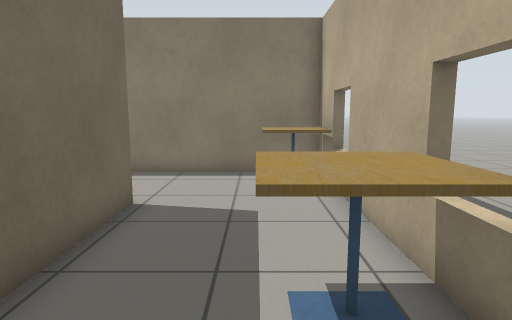
View 1 (above)

16 first-person views from a walk through a robot-simulator world made for Gazebo. The camera is 1 m above the floor, tilts 8° down and sees 75° across. The floor is counted in squares, 0.5 m on a side. Each view is taken from the middle of a square. On the plan, view 1 faces up. The plan holds only what a view shows up to about 18 squares ahead; the rest is blank. Robots are left out.

View 2
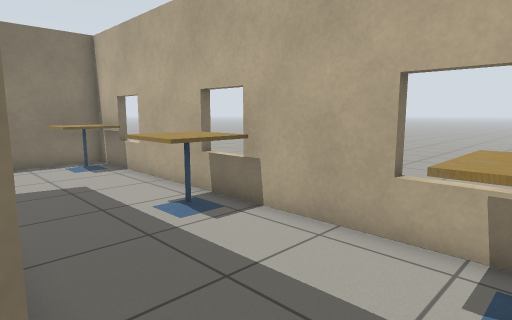

View 3
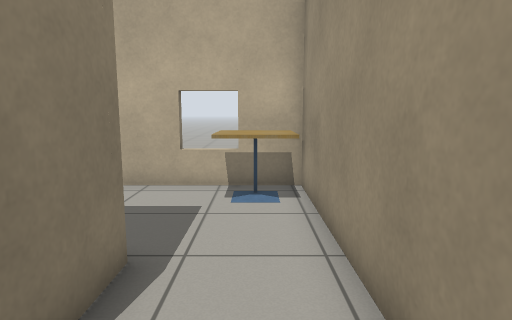

View 4
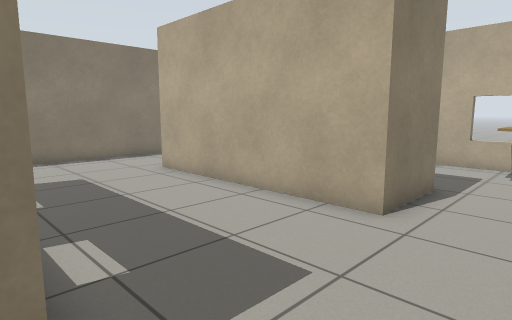

View 5
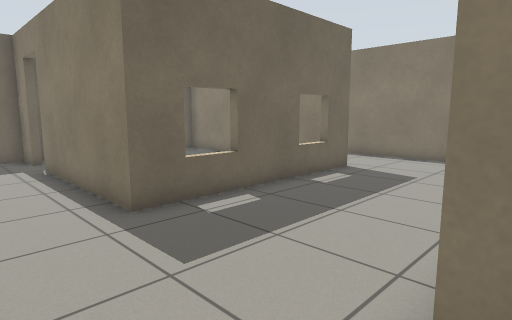

View 6
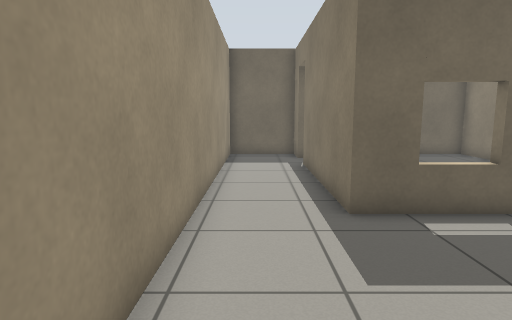

View 7
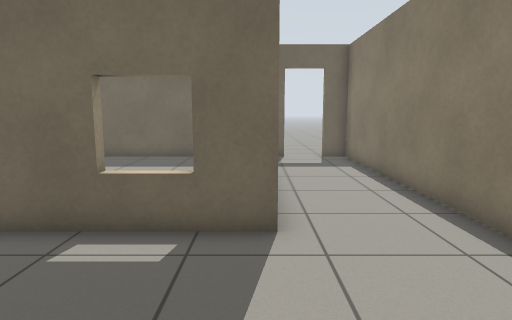

View 8
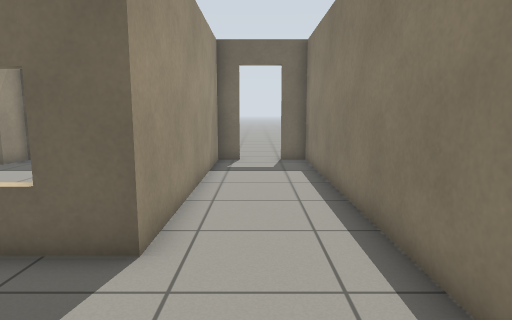

View 9
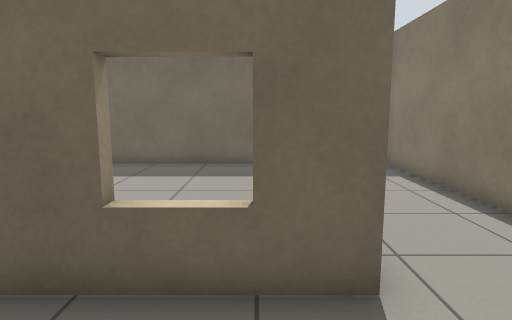

View 10
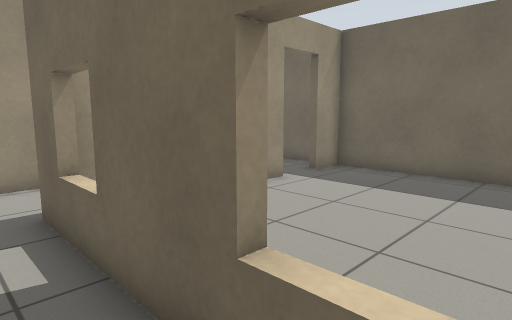

View 11
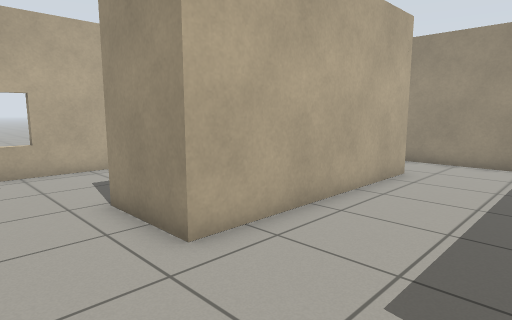

View 12
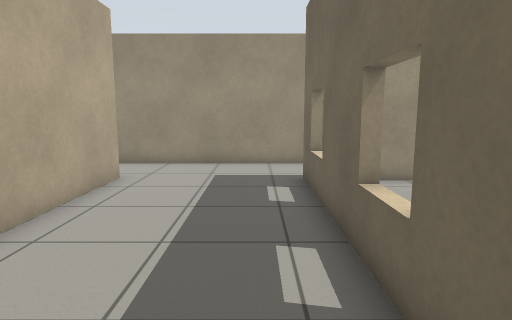

View 13
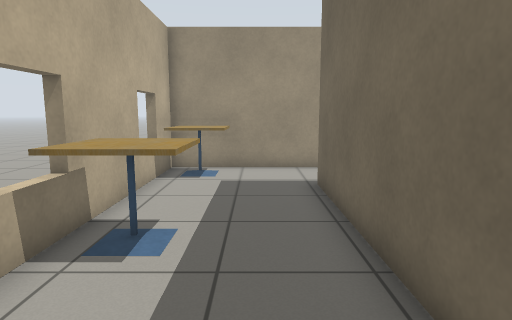

View 14
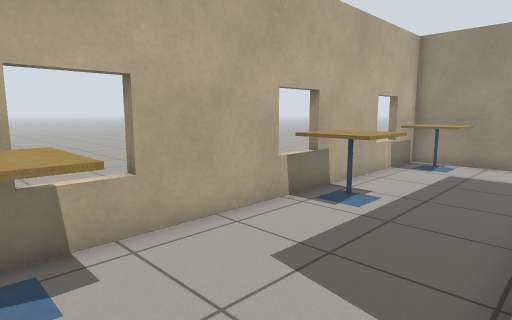

View 15
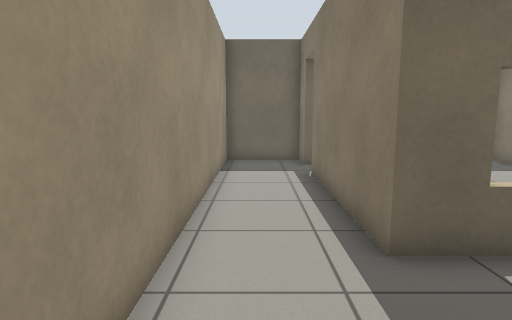

View 16
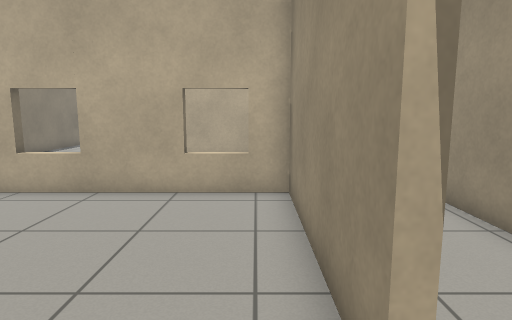

### Floor plan
Points are (right, up) in squares from view 1. A wall is a line through its corners. A room is listed if a view was taken in it or the views show most of it. See-through windows are left out.
Room 1 (views 1, 2, 3, 4, 5, 6, 7, 8, 9, 10, 11, 12, 13, 14, 15)
walls: (-5.7, 7.2) (-2.7, 7.2) (-2.7, -1.3) (-5.7, -1.3) (-5.7, 7.2); (-19.9, -1.3) (-21.4, -1.3); (2.1, 11.1) (-21.3, 11.1) (-21.3, 10); (-21.3, -1) (-21.3, -4.3) (2.1, -4.3) (2.1, 9.6); (-21.3, 8.4) (-21.3, 7.2) (-11.4, 7.2) (-11.4, -1.3) (-18.1, -1.3)
ways out: open door at (-18.5, -1) to room 2
objects: cafe table (0, -3) to (1, -2); cafe table (0, 2) to (1, 4); cafe table (0, 9) to (2, 10)
Room 2 (view 16)
walls: (-11.9, 4.4) (-11.4, 4.4); (-18.1, -0.8) (-11.7, -0.8) (-11.7, 6.5); (-17.9, 7.1) (-21.3, 7.1) (-21.3, -0.8) (-19.9, -0.8); (-11.9, 0.2) (-11.4, 0.2); (-12.4, 7.1) (-13.6, 7.1)
ways out: open door at (-18.5, -1) to room 1

Where each view was taken, in squares from view 1:
view 1: 0 up, 0 right, facing up
view 2: 3 down, 3 left, facing up-right
view 3: 3 down, 7 left, facing right
view 4: 4 down, 12 left, facing up-right
view 5: 4 down, 5 left, facing up-left
view 6: 3 down, 5 left, facing left
view 7: 7 up, 6 left, facing left
view 8: 9 up, 7 left, facing left
view 9: 6 up, 8 left, facing left
view 10: 6 up, 10 left, facing down-left
view 11: 10 up, 10 left, facing down-right
view 12: 9 up, 10 left, facing down
view 13: 8 up, 1 left, facing down
view 14: 10 up, 3 left, facing down-right
view 15: 3 down, 7 left, facing left
view 16: 0 up, 20 left, facing right
